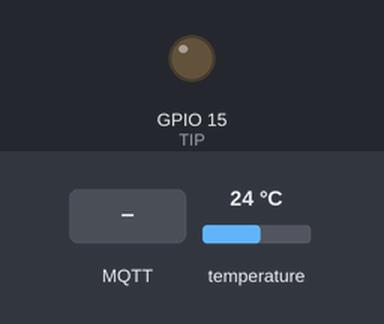
Simulated run of this sketch. Board: ESP32. On the bench: output pins drawn as LEDs (lit = HIGH). Inputs (shaded band) come from the test bench; at power-on: temperature 24 °C. WiFi joins after 1.5 s; servers stay silent unless stated; no MQTT or app messages arrive unless stated; what the sketch prints to the serial monitor is not drawn.

Above: at 2.8 s.
2.9 s: MQTT message "ki_dec" arrives on the second subscribed topic
At 5.4 s:
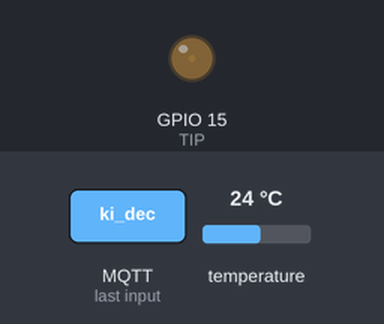
8.6 s: MQTT message "kp_dec" arrives on the first subscribed topic
14.3 s: temperature set to 12 °C
At 16.0 s:
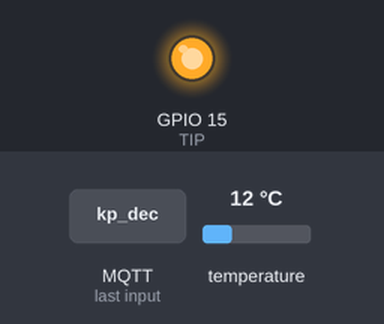
16.3 s: temperature set to 19 °C
At 17.5 s:
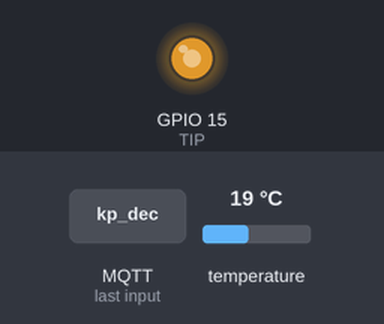
22.0 s: MQTT message "kp_inc" arrives on the first subscribed topic
At 24.3 s:
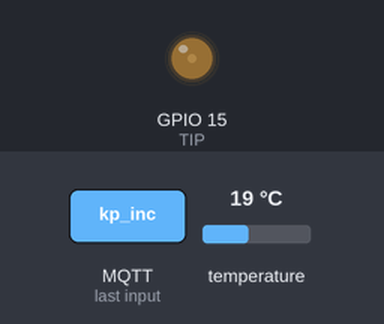
25.1 s: MQTT message "ki_inc" arrives on the second subscribed topic
Timing chart, 0 to 28.7 s (numbered marks = the images above; inputs shaded):
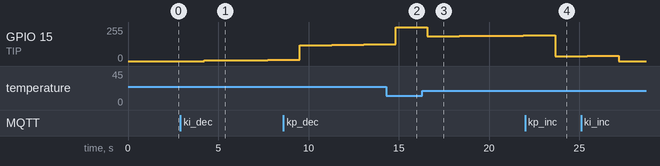

Measured:
- after the input at 2.9 s, GPIO 15 (TIP): 0/255 → 4/255 after 1.3 s, → 6/255 1.8 s later, → 8/255 1.8 s later
- after the input at 14.3 s, GPIO 15 (TIP): 124/255 → 255/255 after 0.52 s
- after the input at 16.3 s, GPIO 15 (TIP): 255/255 → 185/255 after 0.29 s, → 188/255 1.8 s later, → 191/255 1.8 s later, → 194/255 1.8 s later
- after the input at 22.0 s, GPIO 15 (TIP): 194/255 → 37/255 after 1.7 s

The sketch:

ESP32_MQTT.ino
```cpp
#include <OneWire.h> //controle de dados do sensor
#include <DallasTemperature.h> //biblioteca do sensor
#include <WiFi.h>
#include <PubSubClient.h>

const char* ssid = "Redmi 9";
const char* password = "maia0481";
const char* mqtt_server = "192.168.21.40";
const int TIP = 15;
const int freq = 25000;
const int ledChannel = 0;
const int resolution = 8;
double kp = 0, ki = 0 , kd = 0;
float setpoint = 35;

WiFiClient espClient;
PubSubClient client(espClient);

// define pino GPIO23 que será conectado ao DS18B20
const int oneWireBus = 23;
// Objeto que tratará da troca de dados com o sensor DS18B20
OneWire oneWire(oneWireBus);
DallasTemperature sensors(&oneWire);

void callback(char* topic, byte* message, unsigned int length) {
  // Serial.print("Message arrived on topic: ");
  Serial.println(topic);
  // Serial.print(". Message: ");
  String messageTemp;

  for (int i = 0; i < length; i++) {
    //Serial.print((char)message[i]);
    messageTemp += (char)message[i];
  }
  Serial.print(messageTemp);
  if (String(topic) == "controle/kpp") {
    //  Serial.print("Changing output to ");
    if (messageTemp == "kp_dec") {
      kp = kp - 10;
    }
    else if (messageTemp == "kp_inc") {
      kp = kp + 10;
    }
  }
  if (String(topic) == "controle/kii") {
    //  Serial.print("Changing output to ");
    if (messageTemp == "ki_dec") {
      ki = ki - 0.1;
    }
    else if (messageTemp == "ki_inc") {
      ki = ki + 0.1;
    }
  }
  if (String(topic) == "controle/kdd") {
    //  Serial.print("Changing output to ");
    if (messageTemp == "kd_dec") {
      kd = kd - 1;
    }
    else if (messageTemp == "kd_inc") {
      kd = kd + 1;
    }
  }
  if (String(topic) == "controle/spp") {
    //  Serial.print("Changing output to ");
    if (messageTemp == "sp_dec") {
      setpoint = setpoint - 1;
    }
    else if (messageTemp == "sp_inc") {
      setpoint = setpoint + 1;
    }
  }
}
void setup_wifi() {
  delay(10);
  // We start by connecting to a WiFi network
  Serial.println();
  Serial.print("Connecting to ");
  Serial.println(ssid);

  WiFi.begin(ssid, password);

  while (WiFi.status() != WL_CONNECTED) {
    delay(500);
    Serial.print(".");
  }
  Serial.println("");
  Serial.println("WiFi connected");
  Serial.println("IP address: ");
  Serial.println(WiFi.localIP());
}

void reconnect() {
  // Loop until we're reconnected
  while (!client.connected()) {
    Serial.print("Attempting MQTT connection...");
    // Attempt to connect
    if (client.connect("ESPClient")) {
      Serial.println("connected");
      /// Subscribe
      client.subscribe("controle/kpp");
      client.subscribe("controle/kii");
      client.subscribe("controle/kdd");
      client.subscribe("controle/spp");
    } else {
      Serial.print("failed, rc=");
      Serial.print(client.state());
      Serial.println(" try again in 5 seconds");
      // Wait 5 seconds before retrying
      delay(5000);
    }
  }
}
void setup() {
  ledcSetup(ledChannel, freq, resolution);
  ledcAttachPin(TIP, ledChannel);
  Serial.begin(9600);
  // inicia o sensor DS18B20
  sensors.begin();
  setup_wifi();
  client.setServer(mqtt_server, 1883);
  client.setCallback(callback);
  delay(100);
}
void loop()
{
  if (!client.connected()) {
    reconnect();
  }
  client.loop();
  sensors.requestTemperatures();
  double ultimatemp;
  long lastProcess = 0;
  double controle = 0, PID = 0;
  double modCTRL;
  float temperatureC = sensors.getTempCByIndex(0);
  ultimatemp = temperatureC;
  double erro = 0;
  double P = 0, I = 0, D = 0;
  float deltaTime = millis();
  erro = setpoint - temperatureC;
  P = erro * kp;
  I = (erro * ki) * (deltaTime / 1000.0);
  D = (ultimatemp - temperatureC) * kd * (deltaTime / 1000.0);
  ultimatemp = temperatureC;
  PID = -(P + I + D);
  if (PID < 0)PID = 0;
  if (PID > 255)PID = 255;
  ledcWrite(ledChannel, PID);

  char kpString[8];
  dtostrf(kp, 1, 2, kpString);
  client.publish("controle/kp", kpString);

  char tempString[8];
  dtostrf(ultimatemp, 1, 2, tempString);
  client.publish("controle/temperatura", tempString);

  char kiString[8];
  dtostrf(ki, 1, 2, kiString);
  client.publish("controle/ki", kiString);

  char kdString[8];
  dtostrf(kd, 1, 2, kdString);
  client.publish("controle/kd", kdString);

  char spString[8];
  dtostrf(setpoint, 1, 2, spString);
  client.publish("controle/sp", spString);

  char erroString[8];
  dtostrf(erro, 1, 2, erroString);
  client.publish("controle/erro", erroString);

   char pidString[8];
  dtostrf(PID, 1, 2, pidString);
  client.publish("controle/pwm", pidString);
  delay(1000);
}
```
